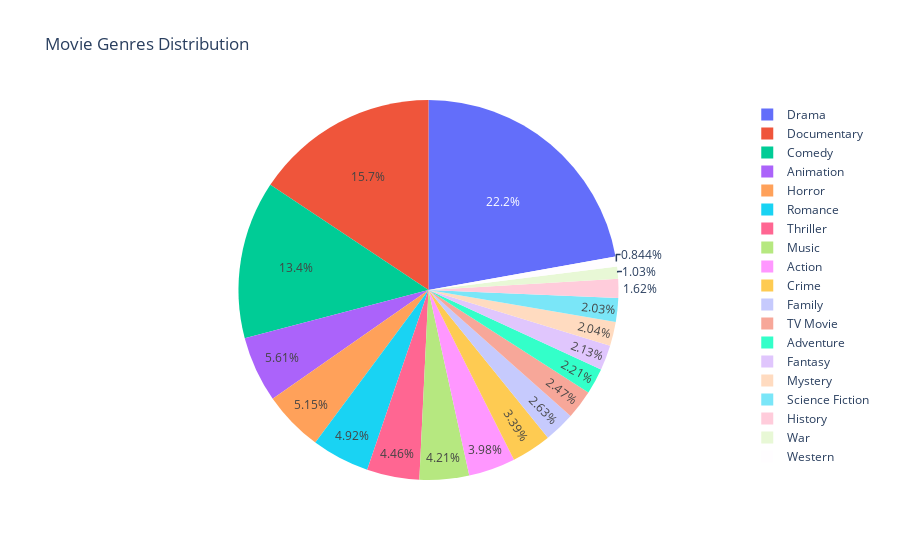

Here is the notebook cell this chart was saved with:
### Code cell
# Count the occurrences of each genre and reset the index to create a new DataFrame
genre_counts = genres['genre'].value_counts().reset_index()
genre_counts.columns = ['Genre', 'Count']  # Rename columns to 'Genre' and 'Count'

# Create a pie chart to visualize the distribution of movie genres
fig = px.pie(genre_counts, values='Count', names='Genre', title='Movie Genres Distribution')
fig.show()  # Display the pie chart

### Figure 1 — Plotly figure (JSON) as saved in the notebook; plotly's stock layout.template omitted (floating-point values rounded to 4 significant figures)
{"data": [{"domain": {"x": [0, 1], "y": [0, 1]}, "hovertemplate": "Genre=%{label}<br>Count=%{value}<extra></extra>", "labels": ["Drama", "Documentary", "Comedy", "Animation", "Horror", "Romance", "Thriller", "Music", "Action", "Crime", "Family", "TV Movie", "Adventure", "Fantasy", "Mystery", "Science Fiction", "History", "War", "Western"], "legendgroup": "", "name": "", "showlegend": true, "type": "pie", "values": [232201, 163890, 140636, 58708, 53870, 51549, 46726, 44105, 41695, 35507, 27511, 25874, 23093, 22280, 21394, 21209, 17008, 10758, 8835]}], "layout": {"legend": {"tracegroupgap": 0}, "title": {"text": "Movie Genres Distribution"}}}
